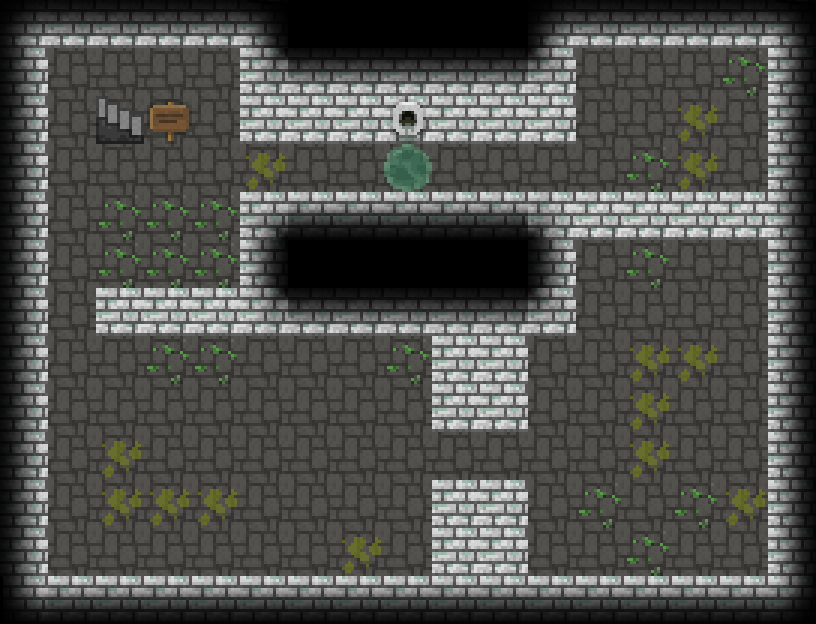

This game map was drawn from its Tiled (.tmx) file and the tilesets committed beside it. A one-line description and the trimmed map source follow:
An orthogonal 17x13 tile map with 48x48 px tiles, 2 tile layers (Слой тайлов 1, Слой тайлов 2) and 38 objects (15x grass, 12x solid, 3x chess, plate, door, ...).

<map version="1.0" tiledversion="1.0.2" orientation="orthogonal" renderorder="right-down" width="17" height="13" tilewidth="48" tileheight="48" nextobjectid="562">
 <tileset firstgid="1" name="Tileset" tilewidth="48" tileheight="48" tilecount="385" columns="35">
  <image source="image/Tileset.png" width="1683" height="545" />
 </tileset>
 <layer name="Слой тайлов 1" width="17" height="13">
  <data>[221 cells, 221 non-empty, 22 distinct tile ids]</data>
 </layer>
 <objectgroup name="Слой объектов 1">
  <object id="1" name="solid" x="3" y="5" width="45" height="599" />
  <object id="2" name="solid" x="46" y="8" width="820" height="39" />
  <object id="4" name="solid" x="47" y="575" width="805" height="49" />
  <object id="5" name="solid" x="767" y="46" width="54" height="528" />
  <object id="6" name="grass" x="144" y="240" width="48" height="48" />
  <object id="7" name="grass" x="96" y="192" width="48" height="48" />
  <object id="8" name="grass" x="144" y="192" width="48" height="48" />
  <object id="10" name="grass" x="192" y="192" width="48" height="48" />
  <object id="11" name="grass" x="192" y="240" width="48" height="48" />
  <object id="12" name="grass" x="96" y="240" width="48" height="48" />
  <object id="14" name="solid" x="239" y="48" width="337" height="96" />
  <object id="15" name="solid" x="240" y="192" width="336" height="144" />
  <object id="17" name="solid" x="96" y="288" width="144" height="48" />
  <object id="19" name="plate" x="168.667" y="115.222" width="1.68889" height="1.57778" />
  <object id="22" name="door" x="528" y="144" width="48" height="48" />
  <object id="23" name="lockeddoor" x="48" y="288" width="48" height="48" />
  <object id="28" name="grass" x="144" y="336" width="48" height="48" />
  <object id="29" name="grass" x="192" y="336" width="48" height="48" />
  <object id="511" name="opendoor1" x="498" y="157" width="26" height="26" />
  <object id="522" name="chess" x="292" y="339" width="48" height="48" />
  <object id="523" name="grass" x="384" y="337" width="48" height="48" />
  <object id="524" name="grass" x="624" y="527" width="48" height="48" />
  <object id="525" name="grass" x="576" y="480" width="48" height="48" />
  <object id="526" name="grass" x="672" y="480" width="48" height="48" />
  <object id="527" name="grass" x="624" y="240" width="48" height="48" />
  <object id="528" name="grass" x="624" y="144" width="48" height="48" />
  <object id="529" name="grass" x="720" y="48" width="48" height="48" />
  <object id="530" name="chess" x="545" y="338" width="48" height="48" />
  <object id="531" name="opendoor0" x="59" y="256" width="26" height="26" />
  <object id="532" name="chess" x="581" y="51" width="48" height="48" />
  <object id="533" name="solid" x="576" y="192" width="191" height="47" />
  <object id="538" name="door2" x="432" y="432" width="48" height="48" />
  <object id="539" name="opendoor2" x="394" y="441" width="33" height="33" />
  <object id="542" name="solid" x="432" y="336" width="96" height="96" />
  <object id="544" name="solid" x="432" y="480" width="96" height="95" />
  <object id="548" name="solid" x="432" y="432" width="48" height="6" />
  <object id="549" name="solid" x="432" y="474" width="48" height="6" />
  <object id="553" name="bottle" x="660" y="82.5" width="43" height="43" />
 </objectgroup>
 <layer name="Слой тайлов 2" width="17" height="13">
  <data>[221 cells, 2 non-empty, 1 distinct tile ids]</data>
 </layer>
</map>